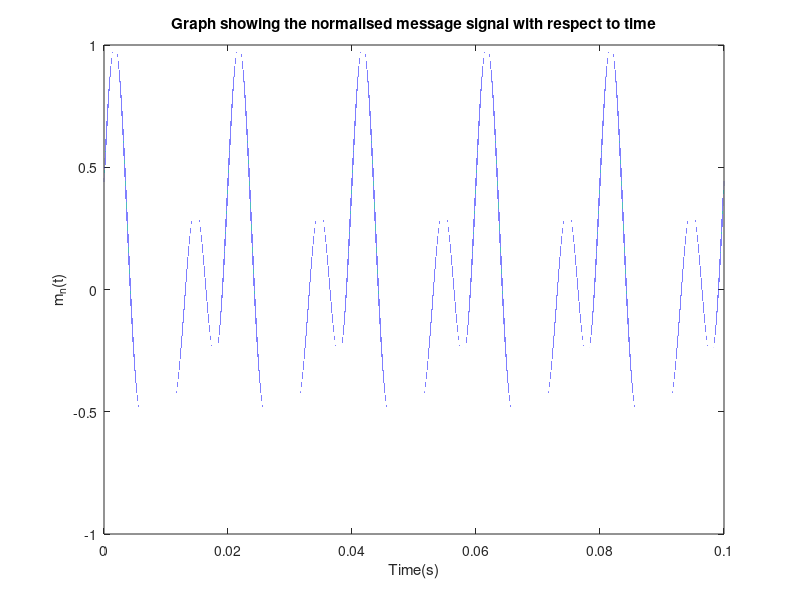
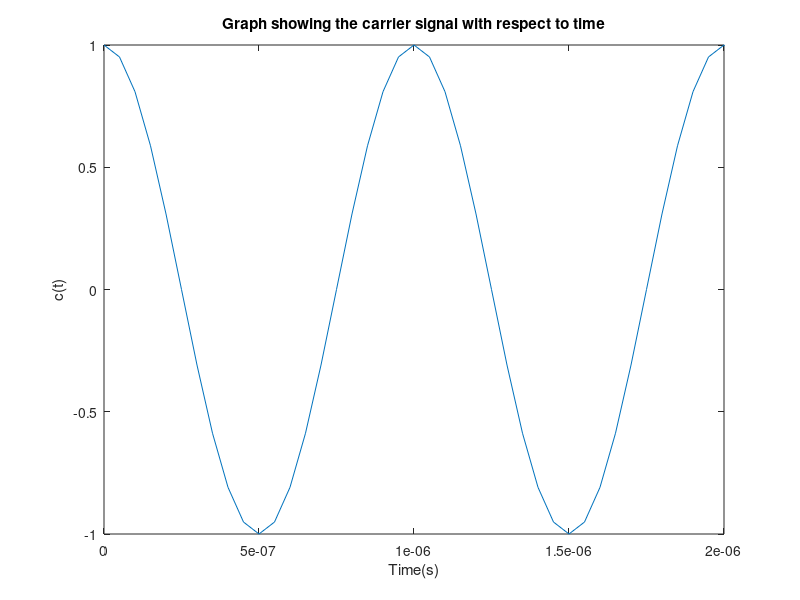
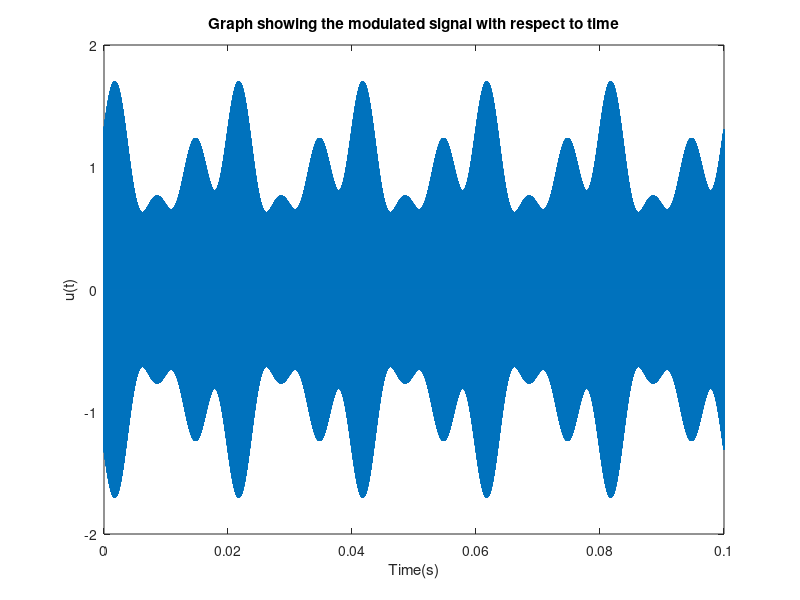
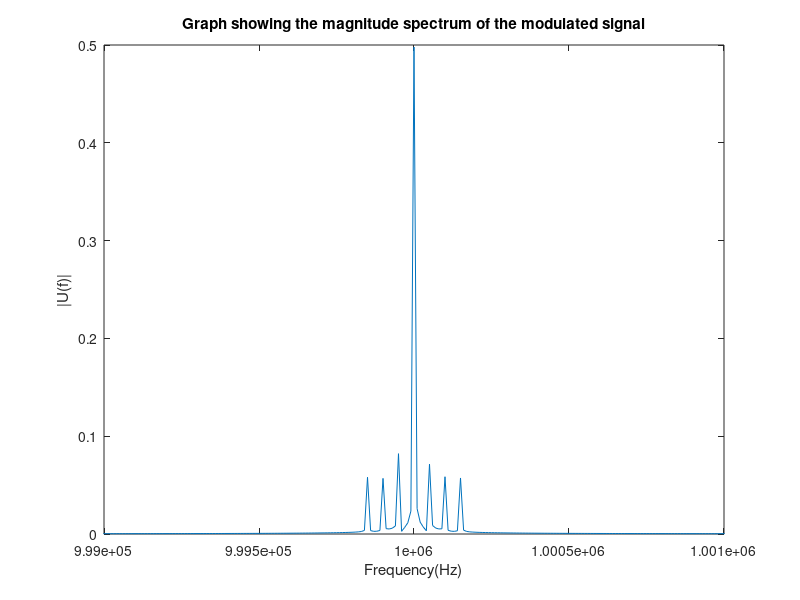

Source code (MATLAB) for these figures, in order:
function Exercise_One_A()
%Initialising sampling freqeuncy to construct frequency domain representations
%and construct the message and carrier signals in the time domain.
fs = 20000000;
t = 0:1/fs:0.1;
modulation_index = 0.70;

%Construct the unnormalised message signal so that the max value can be
%found to normalise it.
unnormalised_message_signal = 4*cos(100*pi*t) + 3*sin(200*pi*t) + 3*sin(300*pi*t);
max_absolute_value = max(abs(unnormalised_message_signal));

%Obtain normalised message signal.
normalised_message_signal = unnormalised_message_signal/max_absolute_value;
figure(1)
plot(t,normalised_message_signal);
title("Graph showing the normalised message signal with respect to time")
xlabel("Time(s)")
ylabel("m_n(t)")

%Construct the message signal to modulate the normalised message signal.
carrier_signal = cos(2000000*pi*t);
figure(2)
plot(t,carrier_signal);
title("Graph showing the carrier signal with respect to time")
xlabel("Time(s)")
ylabel("c(t)")
set(gca,'XLim',[0 0.000002]);

%applying the formula for a DSB-FC modulation.
modulated_signal = (1 + (modulation_index*normalised_message_signal)).*carrier_signal;
figure(3)
plot(t,modulated_signal);
title("Graph showing the modulated signal with respect to time")
xlabel("Time(s)")
ylabel("u(t)")
set(gca,'XLim',[0 0.1]);

%Using fft to get the frequency components. fftshift shifts the zero
%frequency to the centre of the array so that the spectrum can be graphed
%correctly.
M = fftshift(fft(modulated_signal)); 
n = length(modulated_signal) - 1;
df = fs/n;
f = -fs/2:df:fs/2;
figure(4)
plot(f,abs(M)/n);
title("Graph showing the magnitude spectrum of the modulated signal")
xlabel("Frequency(Hz)")
ylabel("|U(f)|")
%Limiting frequency so that the positive components can be seen properly
set(gca,'XLim',[999000 1001000]);



%Now need to get the envelope of the modulated signal m(t). Using matlab
%hilbert function. Sourced from https://uk.mathworks.com/help/signal/ug/envelope-extraction-using-the-analytic-signal.html

y = hilbert(modulated_signal);
env = abs(y);
figure(5)
plot(t,env);
title("Graph showing the envelope of the modulated signal with respect to time")
xlabel("Time(s)")
ylabel("d(t)")

%Find period. Using graphical methods. Choosing two peak values and
%subtracting the time values to get the period. The freqeuncy is then
%1/period.

%Removing DC component of about 0.7.
original_message_signal = env - 0.7;
figure(6)
plot(t,original_message_signal);
title("Envelope signal with DC component removed")
xlabel("Time(s)")
ylabel("d(t)")
end
